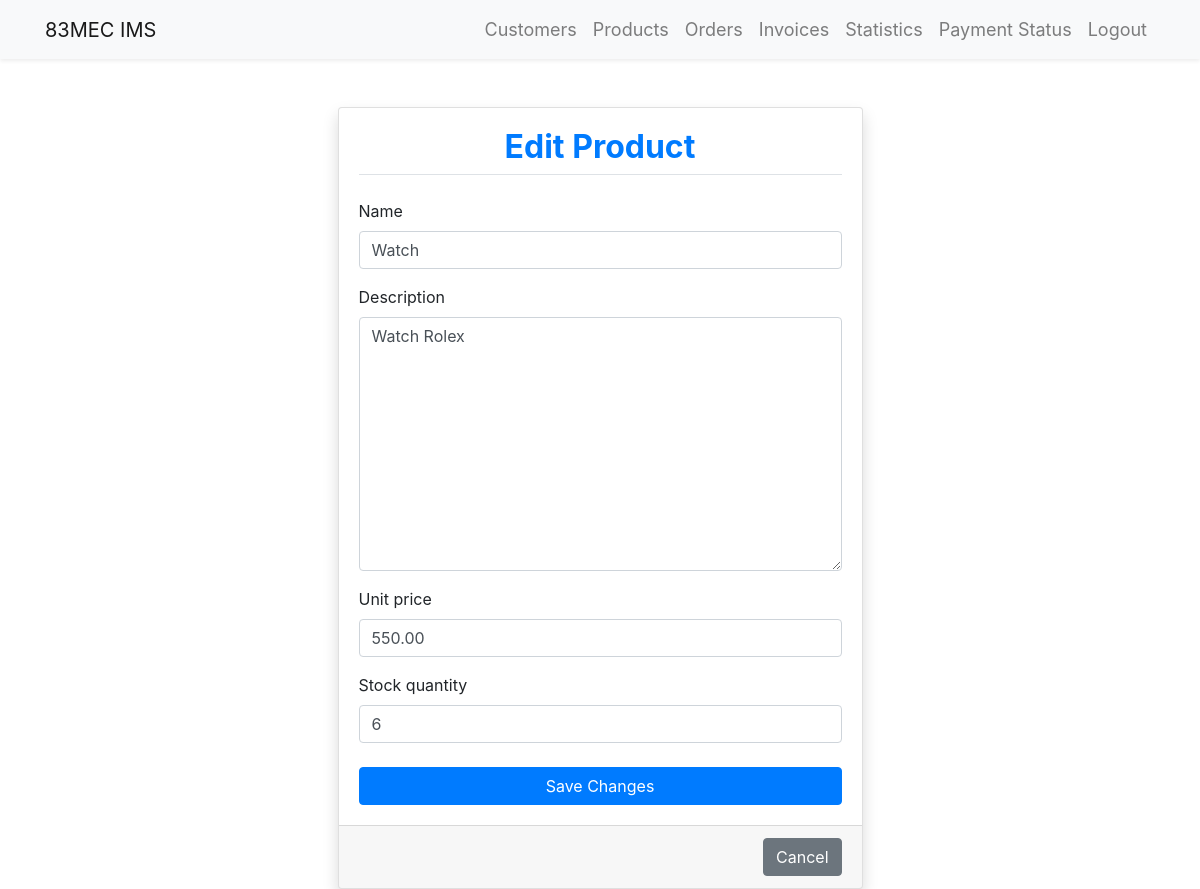
The app's page /edit_product/1/ (signed in) with its own data.
### ims_app/models.py (models this page shows, shortened)
class Product(models.Model):
    product_id = models.AutoField(primary_key=True)
    name = models.CharField(max_length=255)
    description = models.TextField()
    unit_price = models.DecimalField(max_digits=10, decimal_places=2)
    stock_quantity = models.IntegerField()

### ims_app/views.py (the view)
# urls.py: path('edit_product/<int:product_id>/', views.edit_product, name='edit_product'),
@login_required
def edit_product(request, product_id):
    product = get_object_or_404(Product, product_id=product_id)
    if request.method == 'POST':
        form = ProductForm(request.POST, instance=product)
        if form.is_valid():
            form.save()
            return redirect('product_list')
    else:
        form = ProductForm(instance=product)
    return render(request, 'product/edit_product.html', {'form': form, 'product': product})

### ims_app/forms.py
class ProductForm(forms.ModelForm):
    class Meta:
        model = Product
        fields = ['name', 'description', 'unit_price', 'stock_quantity']
        widgets = {
            'name': forms.TextInput(attrs={'class': 'form-control', 'placeholder': 'Enter product name'}),
            'description': forms.Textarea(attrs={'class': 'form-control', 'placeholder': 'Enter product description'}),
            'unit_price': forms.NumberInput(attrs={'class': 'form-control', 'placeholder': 'Enter product unit price'}),
            'stock_quantity': forms.NumberInput(attrs={'class': 'form-control', 'placeholder': 'Enter product stock quantity'}),
        }

### templates/product/edit_product.html (shortened to what this page needs)
{% extends 'base.html' %}
{% load bootstrap4 %}
{% block content %}
<div class="container mt-5">
    <div class="row justify-content-center">
        <div class="col-lg-6">
            <div class="card shadow">
                <div class="card-body">
                    <h2 class="card-title mb-4 text-center font-weight-bold text-primary pb-2 border-bottom">Edit Product</h2>
                    <form method="post">
                        {% bootstrap_form form %}
                        <button type="submit" class="btn btn-primary btn-block mt-4">Save Changes</button>
                    </form>
                </div>
                <div class="card-footer text-muted">
                    <div class="text-right">
                        <a href="{% url 'product_list' %}" class="btn btn-secondary">Cancel</a>
                    </div>
                </div>
            </div>
        </div>
    </div>
</div>
{% endblock %}

### records on screen
Product: name "Watch", description "Watch Rolex", unit_price "550.00", stock_quantity "6"
